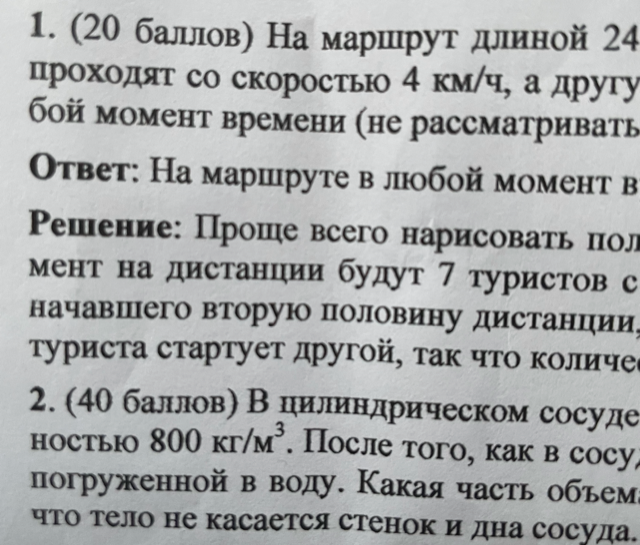
#> input picture data/chars1.png, 640 x 545 px
$ jupyter execute custom_conv.ipynb
#> lines starting #> are read from the running program, lines starting #| are printed output that depends on the picture
[cell 1]
import numpy as np
from numpy.typing import NDArray
from typing import Tuple, Any
import cv2

[cell 2]
def check_type(obj: Any, name: str):
    if isinstance(obj, int):
        return "int"
    elif not isinstance(obj, Tuple):
        raise ValueError(f"{name} should be tuple[int, int] or int, give {type(obj)}")
    if len(obj) == 1:
        return "int"
    if len(obj) == 0:
        raise ValueError(f"{name} should have len = 2, give {len(obj)}")

    if len(obj) > 2:
        raise RuntimeError(f"{name} should have len is 2, give {len(obj)}")

    if not isinstance(obj[0], int) or not isinstance(obj[1], int):
        raise ValueError(f"{name} should be tuple[int, int], give {type(obj[0]), type(obj[1])}")

[cell 3]
class Conv2D:
    def __init__(
        self,
        channel_in: int,
        channel_out: int,
        kernel_size: int | Tuple[int, int],
        stride: int | Tuple[int, int],
        padding: int | Tuple[int, int]
    ) -> None:
        if not isinstance(channel_in, int):
            raise ValueError(f"channel_in should be int, give {type(channel_in)}")
        if not isinstance(channel_out, int):
            raise ValueError(f"channel_out should be int, give {type(channel_out)}")
        if check_type(kernel_size, "kernel_size") == "int":
            kernel_size = (kernel_size, kernel_size)
        if check_type(stride, "stride") == "int":
            stride = (stride, stride)
        if check_type(padding, "padding") == "int":
            padding = (padding, padding)
        print(f"kernel_size = {kernel_size}, stride = {stride}, padding = {padding}")
        self._channel_in = channel_in
        self._channel_out = channel_out
        self._kernel_size = kernel_size
        self._stride = stride
        self._padding = padding
        np.random.seed(42)

    def __call__(self, img: NDArray[np.uint8]):
        # create list of filters
        self._filters = []
        for _ in range(self._channel_out):
            self._filters.append(np.random.rand(self._kernel_size[0], self._kernel_size[1], self._channel_in))
        return self.forward(img)

    def forward(self, img: NDArray[np.uint8]):
        n_filters = len(self._filters)
        n_channels = self._channel_in

        # output dimensional
        out_height = ((img.shape[0] + 2 * self._padding[0] - self._kernel_size[0]) // self._stride[0]) + 1
        out_width = ((img.shape[1] + 2 * self._padding[1] - self._kernel_size[1]) // self._stride[1]) + 1
        out_channels = n_filters
        out = np.zeros((out_height, out_width, out_channels))

        # add padding to image
        padd_height = img.shape[0] + 2 * self._padding[0]
        padd_weight = img.shape[1] + 2 * self._padding[1]
        padd_img = np.zeros((padd_height, padd_weight, img.shape[2]))
        padd_img[self._padding[0]:img.shape[0] + self._padding[0], self._padding[1]:img.shape[1] + self._padding[1]] = img

        # check that kernel_size, stride and padding are proper

        for n in range(n_filters):
            for c in range(n_channels):
                for x in range(out_height):
                    for y in range(out_width):
                        for i in range(self._kernel_size[0]):
                            for j in range(self._kernel_size[1]):
                                out[x][y][n] += padd_img[self._stride[0] * x + i][self._stride[1] * y + j][c] * self._filters[n][i][j][c]

        return out

[cell 4]
conv = Conv2D(3, 8, kernel_size=3, stride=1, padding=1)

[cell 5]
dummy = np.random.rand(10, 10, 3)

[cell 6]
out = conv(dummy)
out.shape

[cell 7]
img = cv2.imread("./data/chars1.png")
#> img is the input picture: shape (545, 640, 3); mean B, G, R 170.7, 170.4, 168.6

[cell 8]
img.shape
#> Out = (545, 640, 3)

[cell 9]
img

[cell 10]
out = conv(img)
#> in forward (call 2), `padd_img[self._padding[0]:img.shape[0] + self._padding[0], self._paddi..`:
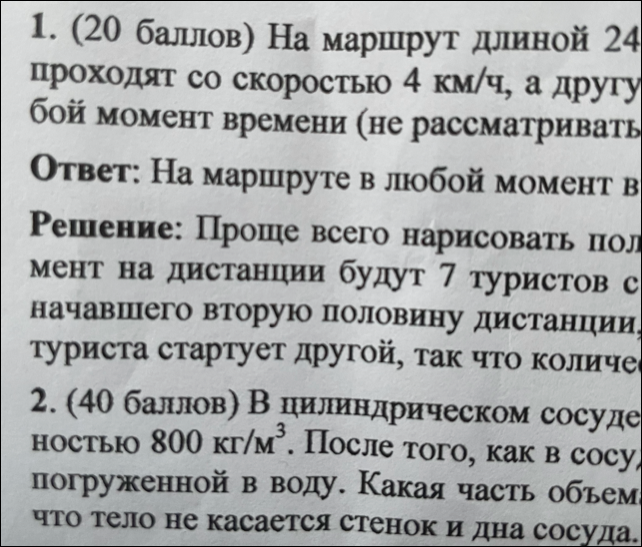
#> padd_img: shape (547, 642, 3) float64; mean B, G, R 169.5, 169.2, 167.4
